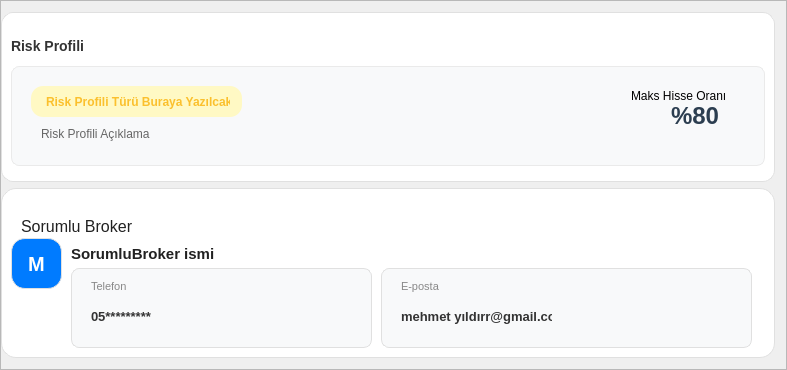
                  <widget class="QFrame" name="frame">
                   <property name="sizePolicy">
                    <sizepolicy hsizetype="Expanding" vsizetype="Expanding">
                     <horstretch>0</horstretch>
                     <verstretch>0</verstretch>
                    </sizepolicy>
                   </property>
                   <property name="minimumSize">
                    <size>
                     <width>780</width>
                     <height>370</height>
                    </size>
                   </property>
                   <property name="frameShape">
                    <enum>QFrame::Shape::StyledPanel</enum>
                   </property>
                   <property name="frameShadow">
                    <enum>QFrame::Shadow::Raised</enum>
                   </property>
                   <layout class="QVBoxLayout" name="verticalLayout_10">
                    <property name="leftMargin">
                     <number>0</number>
                    </property>
                    <item>
                     <widget class="QFrame" name="frame_4">
                      <property name="sizePolicy">
                       <sizepolicy hsizetype="Expanding" vsizetype="Expanding">
                        <horstretch>0</horstretch>
                        <verstretch>0</verstretch>
                       </sizepolicy>
                      </property>
                      <property name="minimumSize">
                       <size>
                        <width>774</width>
                        <height>150</height>
                       </size>
                      </property>
                      <property name="maximumSize">
                       <size>
                        <width>774</width>
                        <height>170</height>
                       </size>
                      </property>
                      <property name="styleSheet">
                       <string notr="true">background-color: #FFFFFF;       /* Beyaz arka plan */
    border: 1px solid #E0E0E0;       /* İnce gri çerçeve */
    border-radius: 12px;             /* Köşeleri yumuşatma */</string>
                      </property>
                      <property name="frameShape">
                       <enum>QFrame::Shape::StyledPanel</enum>
                      </property>
                      <property name="frameShadow">
                       <enum>QFrame::Shadow::Raised</enum>
                      </property>
                      <layout class="QVBoxLayout" name="verticalLayout_11">
                       <item>
                        <widget class="QLabel" name="RiskProfiliFrameLabel">
                         <property name="sizePolicy">
                          <sizepolicy hsizetype="Expanding" vsizetype="Expanding">
                           <horstretch>0</horstretch>
                           <verstretch>0</verstretch>
                          </sizepolicy>
                         </property>
                         <property name="minimumSize">
                          <size>
                           <width>0</width>
                           <height>30</height>
                          </size>
                         </property>
                         <property name="maximumSize">
                          <size>
                           <width>16777215</width>
                           <height>20</height>
                          </size>
                         </property>
                         <property name="styleSheet">
                          <string notr="true">font-weight: bold;
    color: #333333;
    font-size: 14px;
border: transparent</string>
                         </property>
                         <property name="text">
                          <string>Risk Profili</string>
                         </property>
                        </widget>
                       </item>
                       <item>
                        <widget class="QFrame" name="frame_2">
                         <property name="sizePolicy">
                          <sizepolicy hsizetype="Expanding" vsizetype="Expanding">
                           <horstretch>0</horstretch>
                           <verstretch>0</verstretch>
                          </sizepolicy>
                         </property>
                         <property name="minimumSize">
                          <size>
                           <width>0</width>
                           <height>100</height>
                          </size>
                         </property>
                         <property name="maximumSize">
                          <size>
                           <width>16777215</width>
                           <height>100</height>
                          </size>
                         </property>
                         <property name="styleSheet">
                          <string notr="true">background-color: #F8F9FA;       /* Çok açık gri arka plan */
    border: 1px solid #EAEAEA;       /* Daha da ince çerçeve */
    border-radius: 8px;              /* İç köşe yuvarlama */</string>
                         </property>
                         <property name="frameShape">
                          <enum>QFrame::Shape::StyledPanel</enum>
                         </property>
                         <property name="frameShadow">
                          <enum>QFrame::Shadow::Raised</enum>
                         </property>
                         <layout class="QHBoxLayout" name="horizontalLayout_3">
                          <item>
                           <widget class="QFrame" name="frame_8">
                            <property name="sizePolicy">
                             <sizepolicy hsizetype="Expanding" vsizetype="Expanding">
                              <horstretch>0</horstretch>
                              <verstretch>0</verstretch>
                             </sizepolicy>
                            </property>
                            <property name="styleSheet">
                             <string notr="true">border:transparent</string>
                            </property>
                            <property name="frameShape">
                             <enum>QFrame::Shape::StyledPanel</enum>
                            </property>
                            <property name="frameShadow">
                             <enum>QFrame::Shadow::Raised</enum>
                            </property>
                            <property name="lineWidth">
                             <number>1</number>
                            </property>
                            <widget class="QLabel" name="label_6">
                             <property name="geometry">
                              <rect>
                               <x>10</x>
                               <y>10</y>
                               <width>211</width>
                               <height>31</height>
                              </rect>
                             </property>
                             <property name="sizePolicy">
                              <sizepolicy hsizetype="Expanding" vsizetype="Expanding">
                               <horstretch>0</horstretch>
                               <verstretch>0</verstretch>
                              </sizepolicy>
                             </property>
                             <property name="styleSheet">
                              <string notr="true">background-color: #FFF9C4;       /* Açık sarı zemin */
    color: #FBC02D;                  /* Koyu sarı/turuncu yazı */
    border-radius: 12px;             /* Tam yuvarlak kenarlar */
    padding: 4px 12px;               /* İçeriden boşluk (Yazı kenara yapışmasın) */
    font-weight: bold;               /* Kalın yazı */
    font-family: &quot;Segoe UI&quot;, sans-serif;</string>
                             </property>
                             <property name="text">
                              <string>Risk Profili Türü Buraya Yazılcak</string>
                             </property>
                            </widget>
                            <widget class="QLabel" name="label_7">
                             <property name="geometry">
                              <rect>
                               <x>20</x>
                               <y>50</y>
                               <width>201</width>
                               <height>16</height>
                              </rect>
                             </property>
                             <property name="sizePolicy">
                              <sizepolicy hsizetype="Expanding" vsizetype="Expanding">
                               <horstretch>0</horstretch>
                               <verstretch>0</verstretch>
                              </sizepolicy>
                             </property>
                             <property name="styleSheet">
                              <string notr="true">color: #666666;
    font-size: 12px;
border:transparent</string>
                             </property>
                             <property name="text">
                              <string>Risk Profili Açıklama</string>
                             </property>
                            </widget>
                           </widget>
                          </item>
                          <item>
                           <widget class="QFrame" name="frame_9">
                            <property name="sizePolicy">
                             <sizepolicy hsizetype="Expanding" vsizetype="Expanding">
                              <horstretch>0</horstretch>
                              <verstretch>0</verstretch>
                             </sizepolicy>
                            </property>
                            <property name="styleSheet">
                             <string notr="true">border:transparent</string>
                            </property>
                            <property name="frameShape">
                             <enum>QFrame::Shape::StyledPanel</enum>
                            </property>
                            <property name="frameShadow">
                             <enum>QFrame::Shadow::Raised</enum>
                            </property>
                            <widget class="QLabel" name="label_8">
                             <property name="geometry">
                              <rect>
                               <x>240</x>
                               <y>10</y>
                               <width>101</width>
                               <height>20</height>
                              </rect>
                             </property>
                             <property name="sizePolicy">
                              <sizepolicy hsizetype="Expanding" vsizetype="Expanding">
                               <horstretch>0</horstretch>
                               <verstretch>0</verstretch>
                              </sizepolicy>
                             </property>
                             <property name="styleSheet">
                              <string notr="true">border:transparent</string>
                             </property>
                             <property name="text">
                              <string>Maks Hisse Oranı</string>
                             </property>
                            </widget>
                            <widget class="QLabel" name="label_9">
                             <property name="geometry">
                              <rect>
                               <x>280</x>
                               <y>30</y>
                               <width>51</width>
                               <height>20</height>
                              </rect>
                             </property>
                             <property name="sizePolicy">
                              <sizepolicy hsizetype="Expanding" vsizetype="Expanding">
                               <horstretch>0</horstretch>
                               <verstretch>0</verstretch>
                              </sizepolicy>
                             </property>
                             <property name="styleSheet">
                              <string notr="true">font-size: 24px;
    font-weight: bold;
    color: #2c3e50;
border:transparent</string>
                             </property>
                             <property name="text">
                              <string>%80</string>
                             </property>
                            </widget>
                           </widget>
                          </item>
                         </layout>
                        </widget>
                       </item>
                      </layout>
                     </widget>
                    </item>
                    <item>
                     <widget class="QFrame" name="frame_5">
                      <property name="sizePolicy">
                       <sizepolicy hsizetype="Expanding" vsizetype="Expanding">
                        <horstretch>0</horstretch>
                        <verstretch>0</verstretch>
                       </sizepolicy>
                      </property>
                      <property name="minimumSize">
                       <size>
                        <width>774</width>
                        <height>150</height>
                       </size>
                      </property>
                      <property name="maximumSize">
                       <size>
                        <width>16777215</width>
                        <height>175</height>
                       </size>
                      </property>
                      <property name="styleSheet">
                       <string notr="true">background-color: #FFFFFF;      /* Beyaz zemin */
    border: 1px solid #E0E0E0;      /* İnce gri çerçeve */
    border-radius: 15px;            /* Yuvarlak köşeler */</string>
                      </property>
                      <property name="frameShape">
                       <enum>QFrame::Shape::StyledPanel</enum>
                      </property>
                      <property name="frameShadow">
                       <enum>QFrame::Shadow::Raised</enum>
                      </property>
                      <widget class="QLabel" name="label_10">
                       <property name="geometry">
                        <rect>
                         <x>20</x>
                         <y>30</y>
                         <width>121</width>
                         <height>16</height>
                        </rect>
                       </property>
                       <property name="sizePolicy">
                        <sizepolicy hsizetype="Expanding" vsizetype="Expanding">
                         <horstretch>0</horstretch>
                         <verstretch>0</verstretch>
                        </sizepolicy>
                       </property>
                       <property name="styleSheet">
                        <string notr="true">border:transparent;
color: #212121;
    font-size: 16px;
</string>
                       </property>
                       <property name="text">
                        <string>Sorumlu Broker</string>
                       </property>
                      </widget>
                      <widget class="QLabel" name="label_11">
                       <property name="geometry">
                        <rect>
                         <x>10</x>
                         <y>50</y>
                         <width>51</width>
                         <height>51</height>
                        </rect>
                       </property>
                       <property name="sizePolicy">
                        <sizepolicy hsizetype="Expanding" vsizetype="Expanding">
                         <horstretch>0</horstretch>
                         <verstretch>0</verstretch>
                        </sizepolicy>
                       </property>
                       <property name="styleSheet">
                        <string notr="true">background-color: #007BFF;      /* Düz Mavi Renk (İstersen #2196F3 de yapabilirsin) */
    color: #FFFFFF;                 /* Yazı rengi beyaz */
    border-radius: 14px;            /* Köşeleri yuvarlatma */
    font-size: 20px;
    font-weight: bold;
    font-family: 'Segoe UI', sans-serif;</string>
                       </property>
                       <property name="text">
                        <string>  M</string>
                       </property>
                      </widget>
                      <widget class="QLabel" name="YatrmcSorumluBrokerLabel">
                       <property name="geometry">
                        <rect>
                         <x>70</x>
                         <y>50</y>
                         <width>161</width>
                         <height>31</height>
                        </rect>
                       </property>
                       <property name="sizePolicy">
                        <sizepolicy hsizetype="Expanding" vsizetype="Expanding">
                         <horstretch>0</horstretch>
                         <verstretch>0</verstretch>
                        </sizepolicy>
                       </property>
                       <property name="styleSheet">
                        <string notr="true">color: #212121;
    font-size: 15px;
    font-weight: bold;
border:transparent;</string>
                       </property>
                       <property name="text">
                        <string>SorumluBroker ismi</string>
                       </property>
                      </widget>
                      <widget class="QFrame" name="frame_6">
                       <property name="geometry">
                        <rect>
                         <x>70</x>
                         <y>80</y>
                         <width>301</width>
                         <height>80</height>
                        </rect>
                       </property>
                       <property name="sizePolicy">
                        <sizepolicy hsizetype="Expanding" vsizetype="Expanding">
                         <horstretch>0</horstretch>
                         <verstretch>0</verstretch>
                        </sizepolicy>
                       </property>
                       <property name="styleSheet">
                        <string notr="true">background-color: #F8F9FA;      /* Çok açık gri zemin */
    border-radius: 8px;             /* Köşeleri yumuşat */
    /* Kenarlık istersen: border: 1px solid #EEEEEE; */</string>
                       </property>
                       <property name="frameShape">
                        <enum>QFrame::Shape::StyledPanel</enum>
                       </property>
                       <property name="frameShadow">
                        <enum>QFrame::Shadow::Raised</enum>
                       </property>
                       <widget class="QLabel" name="label_12">
                        <property name="geometry">
                         <rect>
                          <x>20</x>
                          <y>10</y>
                          <width>49</width>
                          <height>16</height>
                         </rect>
                        </property>
                        <property name="sizePolicy">
                         <sizepolicy hsizetype="Expanding" vsizetype="Expanding">
                          <horstretch>0</horstretch>
                          <verstretch>0</verstretch>
                         </sizepolicy>
                        </property>
                        <property name="styleSheet">
                         <string notr="true">color: #888888;
    font-size: 11px;
    font-weight: normal;
border:transparent;</string>
                        </property>
                        <property name="text">
                         <string>Telefon</string>
                        </property>
                       </widget>
                       <widget class="QLabel" name="YatrmcBrokerTelLabel">
                        <property name="geometry">
                         <rect>
                          <x>20</x>
                          <y>40</y>
                          <width>91</width>
                          <height>16</height>
                         </rect>
                        </property>
                        <property name="sizePolicy">
                         <sizepolicy hsizetype="Expanding" vsizetype="Expanding">
                          <horstretch>0</horstretch>
                          <verstretch>0</verstretch>
                         </sizepolicy>
                        </property>
                        <property name="styleSheet">
                         <string notr="true">color: #333333;
    font-size: 13px;
    font-weight: 500;
border:tranparent;</string>
                        </property>
                        <property name="text">
                         <string>05*********</string>
                        </property>
                       </widget>
                      </widget>
                      <widget class="QFrame" name="frame_7">
                       <property name="geometry">
                        <rect>
                         <x>380</x>
                         <y>80</y>
                         <width>371</width>
                         <height>80</height>
                        </rect>
                       </property>
                       <property name="sizePolicy">
                        <sizepolicy hsizetype="Expanding" vsizetype="Expanding">
                         <horstretch>0</horstretch>
                         <verstretch>0</verstretch>
                        </sizepolicy>
                       </property>
                       <property name="styleSheet">
                        <string notr="true">background-color: #F8F9FA;      /* Çok açık gri zemin */
    border-radius: 8px;             /* Köşeleri yumuşat */
    /* Kenarlık istersen: border: 1px solid #EEEEEE; */</string>
                       </property>
                       <property name="frameShape">
                        <enum>QFrame::Shape::StyledPanel</enum>
                       </property>
                       <property name="frameShadow">
                        <enum>QFrame::Shadow::Raised</enum>
                       </property>
                       <widget class="QLabel" name="label_14">
                        <property name="geometry">
                         <rect>
                          <x>20</x>
                          <y>10</y>
                          <width>49</width>
                          <height>16</height>
                         </rect>
                        </property>
                        <property name="sizePolicy">
                         <sizepolicy hsizetype="Expanding" vsizetype="Expanding">
                          <horstretch>0</horstretch>
                          <verstretch>0</verstretch>
                         </sizepolicy>
                        </property>
                        <property name="styleSheet">
                         <string notr="true">color: #888888;
    font-size: 11px;
    font-weight: normal;
border:transparent;</string>
                        </property>
                        <property name="text">
                         <string>E-posta</string>
                        </property>
                       </widget>
                       <widget class="QLabel" name="yatrmcBrokerEpostaLabel">
                        <property name="geometry">
                         <rect>
                          <x>20</x>
                          <y>40</y>
                          <width>151</width>
                          <height>16</height>
                         </rect>
                        </property>
                        <property name="sizePolicy">
                         <sizepolicy hsizetype="Expanding" vsizetype="Expanding">
                          <horstretch>0</horstretch>
                          <verstretch>0</verstretch>
                         </sizepolicy>
                        </property>
                        <property name="styleSheet">
                         <string notr="true">color: #333333;
    font-size: 13px;
    font-weight: 500;
border:tranparent;</string>
                        </property>
                        <property name="text">
                         <string>mehmet yıldırr@gmail.com</string>
                        </property>
                       </widget>
                      </widget>
                     </widget>
                    </item>
                   </layout>
                  </widget>
